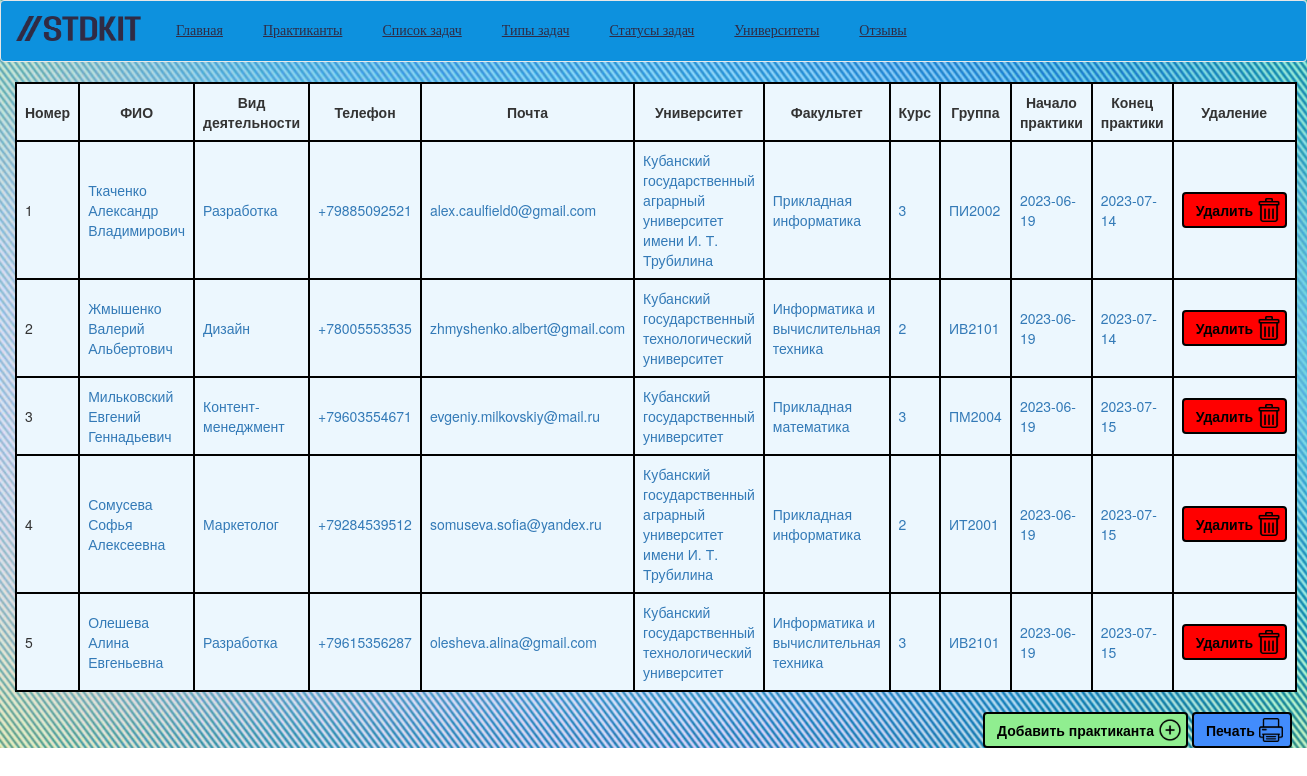
Screenshot of /STD-KIT/View/Praktikanty.php with the database file from the repository.
### tables this page shows
CREATE TABLE `Praktikanty` (
  `id_Praktikant` int NOT NULL,
  `Fio_Praktikant` varchar(100) NOT NULL,
  `Deyatelnost_Praktikant` varchar(100) NOT NULL,
  `Telephon_Praktikant` varchar(12) NOT NULL,
  `Pochta_Praktikant` varchar(60) NOT NULL,
  `Universitet_Praktikant` int NOT NULL,
  `Fakultet_Praktikant` varchar(60) NOT NULL,
  `Kurs_Praktikant` int NOT NULL,
  `Gruppa_Praktikant` varchar(10) NOT NULL,
  `NachaloPraktiki_Praktikant` date NOT NULL,
  `KonecPraktiki_Praktikant` date NOT NULL
);

CREATE TABLE `Universitety` (
  `id_Universitet` int NOT NULL,
  `Imya_Universitet` varchar(100) NOT NULL
);

### STD-KIT/Controllers/api.php (called while the page is built, shortened)
<?php
function getAllPraktikanty($db) {
    $sql = "SELECT * FROM `Praktikanty`
    LEFT JOIN Universitety ON `Praktikanty`.Universitet_Praktikant = `Universitety`.id_Universitet
    ";
    $stmt = $db->prepare($sql);
    $stmt->execute();
    $result = $stmt->fetchAll(PDO::FETCH_ASSOC);
    return $result;
}

### STD-KIT/View/Praktikanty.php (the view, shortened to what this page needs)
<!DOCTYPE html>
<html>
<head>
	<link href="//maxcdn.bootstrapcdn.com/bootstrap/3.3.7/css/bootstrap.min.css" rel="stylesheet">
</head>
<body>
	<header>
		<nav class="navbar navbar-default" role="navigation">
			<div class="container-fluid">
				<div class="navbar-header">
					<a class="navbar-brand" href="#"><img src="../Images/logo.png" alt="Студия КИТ.Практика" width="125" height="25"></a>
				</div>
				<div class="collapse navbar-collapse navbar-ex1-collapse">
					<ul class="nav navbar-nav">
						<li><a href="../index.php">Главная</a></li>
						<li><a href="Praktikanty.php">Практиканты</a></li>
						<li><a href="SpisokZadach.php">Список задач</a></li>
						<li><a href="TipyZadach.php">Типы задач</a></li>
						<li><a href="StatusyZadach.php">Статусы задач</a></li>
						<li><a href="Universitety.php">Университеты</a></li>
						<li><a href="Otzyvy.php">Отзывы</a></li>
					</ul>
				</div>
			</div>
		</nav>
	</header>
	<div id="content">
		<div class = "container-fluid">
			<?php include '../Controllers/db.php'; ?>
			<?php include '../Controllers/api.php'; ?>
			<?php
				$listPraktikanty = getAllPraktikanty($db);
			?>
			<table class = "custom-table" id="praktikantyTable">
				<tr>
					<th class="no-print">Номер</th>
					<th>ФИО</th>
					<th>Вид деятельности</th>
					<th>Телефон</th>
					<th>Почта</th>
					<th>Университет</th>
					<th>Факультет</th>
					<th>Курс</th>
					<th>Группа</th>
					<th>Начало практики</th>
					<th>Конец практики</th>
					<th class="no-print">Удаление</th>
				</tr>
				<?php foreach ($listPraktikanty as $listPraktikanty) { ?>
					<tr>
						<td class="no-print"><?php echo $listPraktikanty['id_Praktikant']; ?></td>
						<td><a href="../Edit/editPraktikanty.php?id_Praktikant=<?php echo $listPraktikanty['id_Praktikant'];?>"><?php echo $listPraktikanty['Fio_Praktikant']; ?></a></td>
						<td><a href="../Edit/editPraktikanty.php?id_Praktikant=<?php echo $listPraktikanty['id_Praktikant'];?>"><?php echo $listPraktikanty['Deyatelnost_Praktikant']; ?></a></td>
						<td><a href="../Edit/editPraktikanty.php?id_Praktikant=<?php echo $listPraktikanty['id_Praktikant'];?>"><?php echo $listPraktikanty['Telephon_Praktikant']; ?></a></td>
						<td><a href="../Edit/editPraktikanty.php?id_Praktikant=<?php echo $listPraktikanty['id_Praktikant'];?>"><?php echo $listPraktikanty['Pochta_Praktikant']; ?></a></td>
						<td><a href="../Edit/editPraktikanty.php?id_Praktikant=<?php echo $listPraktikanty['id_Praktikant'];?>"><?php echo $listPraktikanty['Imya_Universitet']; ?></a></td>
						<td><a href="../Edit/editPraktikanty.php?id_Praktikant=<?php echo $listPraktikanty['id_Praktikant'];?>"><?php echo $listPraktikanty['Fakultet_Praktikant']; ?></a></td>
						<td><a href="../Edit/editPraktikanty.php?id_Praktikant=<?php echo $listPraktikanty['id_Praktikant'];?>"><?php echo $listPraktikanty['Kurs_Praktikant']; ?></a></td>
						<td><a href="../Edit/editPraktikanty.php?id_Praktikant=<?php echo $listPraktikanty['id_Praktikant'];?>"><?php echo $listPraktikanty['Gruppa_Praktikant']; ?></a></td>
						<td><a href="../Edit/editPraktikanty.php?id_Praktikant=<?php echo $listPraktikanty['id_Praktikant'];?>"><?php echo $listPraktikanty['NachaloPraktiki_Praktikant']; ?></a></td>
						<td><a href="../Edit/editPraktikanty.php?id_Praktikant=<?php echo $listPraktikanty['id_Praktikant'];?>"><?php echo $listPraktikanty['KonecPraktiki_Praktikant']; ?></a></td>
						<td class="no-print"><a id="deleteButton"class="btn btn-danger" href="../Delete/deletePraktikanty.php?id_Praktikant=<?php echo $listPraktikanty['id_Praktikant'];?>">Удалить</a></td>
					</tr>
				<?php } ?>
			</table>
		<div class="buttons">
			<button id="addButton" class="btn btn-default">Добавить практиканта</button>
			<button id="printButton" class="btn btn-default btn-with-icon">Печать</button>
		</div>
			</div>
	</div>
</body>
</html>

### STD-KIT/View/Praktikanty.php (style rules this page uses)
.navbar { background-color: #0d91de; }
.navbar-nav { list-style: none; margin: 0; padding: 0; }
.navbar-nav li { display: inline-block; }
.navbar-nav li a { display: block; padding: 20px; color: #302b44 !important; font-family: Impact, fantasy; text-decoration-line: underline; }
.custom-table { border: 2px solid black; background-color: #ecf7fe; border-collapse: collapse; margin-bottom: 20px; }
.custom-table th, .custom-table td { border: 2px solid black; padding: 8px; }
.custom-table tr th { text-align: center; }
.buttons { text-align: right; }
#addButton, #submitButton { color: #000; background-color: lightgreen; border: 2px solid black; font-weight: bold; }
#addButton { width: 205px; text-align: left; background-image: url("../Images/addIcon.png"); background-size: 24px 24px; background-position: 173px 4px; background-repeat: no-repeat; }
#deleteButton { width: 105px; text-align: left; background-image: url("../Images/deleteButton.png"); background-size: 24px 24px; background-position: 73px 4px; background-repeat: no-repeat; background-color: red; color: #000; font-weight: bold; border: 2px solid black; }
#printButton { width: 100px; text-align: left; background-image: url("../Images/printIcon.png"); background-size: 24px 24px; background-position: 65px 4px; background-repeat: no-repeat; color: #000; background-color: #428cfc; border: 2px solid black; font-weight: bold; }
body { background-image: url("../Images/background.jpg"); background-repeat: no-repeat; background-size: cover; }

### rows the page displays
praktikanty: id_Praktikant "1", Fio_Praktikant "Ткаченко Александр Владимирович", Deyatelnost_Praktikant "Разработка", Telephon_Praktikant "+79885092521", Pochta_Praktikant "alex.caulfield0@gmail.com", Universitet_Praktikant.Imya_Universitet "Кубанский государственный аграрный университет имени И. Т. Трубилина", Fakultet_Praktikant "Прикладная информатика", Kurs_Praktikant "3", Gruppa_Praktikant "ПИ2002", NachaloPraktiki_Praktikant "2023-06-19", KonecPraktiki_Praktikant "2023-07-14"
praktikanty: id_Praktikant "2", Fio_Praktikant "Жмышенко Валерий Альбертович", Deyatelnost_Praktikant "Дизайн", Telephon_Praktikant "+78005553535", Pochta_Praktikant "zhmyshenko.albert@gmail.com", Universitet_Praktikant.Imya_Universitet "Кубанский государственный технологический университет", Fakultet_Praktikant "Информатика и вычислительная техника", Kurs_Praktikant "2", Gruppa_Praktikant "ИВ2101", NachaloPraktiki_Praktikant "2023-06-19", KonecPraktiki_Praktikant "2023-07-14"
praktikanty: id_Praktikant "3", Fio_Praktikant "Мильковский Евгений Геннадьевич", Deyatelnost_Praktikant "Контент-менеджмент", Telephon_Praktikant "+79603554671", Pochta_Praktikant "evgeniy.milkovskiy@mail.ru", Universitet_Praktikant.Imya_Universitet "Кубанский государственный университет", Fakultet_Praktikant "Прикладная математика", Kurs_Praktikant "3", Gruppa_Praktikant "ПМ2004", NachaloPraktiki_Praktikant "2023-06-19", KonecPraktiki_Praktikant "2023-07-15"
praktikanty: id_Praktikant "4", Fio_Praktikant "Сомусева Софья Алексеевна", Deyatelnost_Praktikant "Маркетолог", Telephon_Praktikant "+79284539512", Pochta_Praktikant "somuseva.sofia@yandex.ru", Universitet_Praktikant.Imya_Universitet "Кубанский государственный аграрный университет имени И. Т. Трубилина", Fakultet_Praktikant "Прикладная информатика", Kurs_Praktikant "2", Gruppa_Praktikant "ИТ2001", NachaloPraktiki_Praktikant "2023-06-19", KonecPraktiki_Praktikant "2023-07-15"
praktikanty: id_Praktikant "5", Fio_Praktikant "Олешева Алина Евгеньевна", Deyatelnost_Praktikant "Разработка", Telephon_Praktikant "+79615356287", Pochta_Praktikant "olesheva.alina@gmail.com", Universitet_Praktikant.Imya_Universitet "Кубанский государственный технологический университет", Fakultet_Praktikant "Информатика и вычислительная техника", Kurs_Praktikant "3", Gruppa_Praktikant "ИВ2101", NachaloPraktiki_Praktikant "2023-06-19", KonecPraktiki_Praktikant "2023-07-15"
